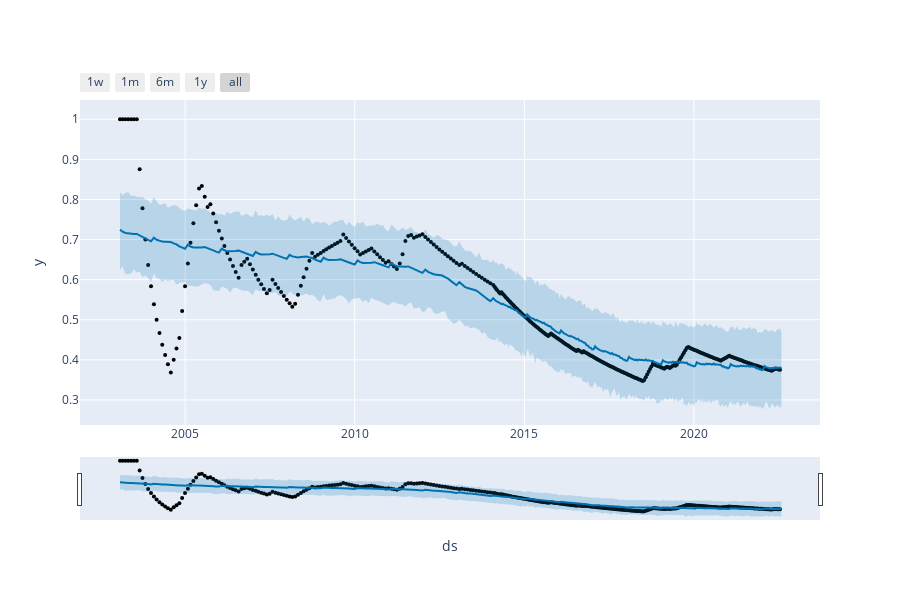

Source (notebook cell):
### Code cell
plot_plotly(modeloProphet, pronosticos)

### Figure 1 — Plotly figure (JSON) as saved in the notebook; plotly's stock layout.template omitted (floating-point values rounded to 4 significant figures; data arrays with more than 128 entries replaced by an {"elided": "..."} marker saying what was removed)
{"data": [{"marker": {"color": "black", "size": 4}, "mode": "markers", "name": "Actual", "type": "scatter", "x": {"elided": "336 str values"}, "y": {"elided": "336 float values"}}, {"hoverinfo": "skip", "line": {"width": 0}, "mode": "lines", "type": "scatter", "x": {"elided": "352 str values"}, "y": {"elided": "352 float values"}}, {"fill": "tonexty", "fillcolor": "rgba(0, 114, 178, 0.2)", "line": {"color": "#0072B2", "width": 2}, "mode": "lines", "name": "Predicted", "type": "scatter", "x": {"elided": "352 str values"}, "y": {"elided": "352 float values"}}, {"fill": "tonexty", "fillcolor": "rgba(0, 114, 178, 0.2)", "hoverinfo": "skip", "line": {"width": 0}, "mode": "lines", "type": "scatter", "x": {"elided": "352 str values"}, "y": {"elided": "352 float values"}}], "layout": {"height": 600, "showlegend": false, "width": 900, "xaxis": {"rangeselector": {"buttons": [{"count": 7, "label": "1w", "step": "day", "stepmode": "backward"}, {"count": 1, "label": "1m", "step": "month", "stepmode": "backward"}, {"count": 6, "label": "6m", "step": "month", "stepmode": "backward"}, {"count": 1, "label": "1y", "step": "year", "stepmode": "backward"}, {"step": "all"}]}, "rangeslider": {"visible": true}, "title": {"text": "ds"}, "type": "date"}, "yaxis": {"title": {"text": "y"}}}}
